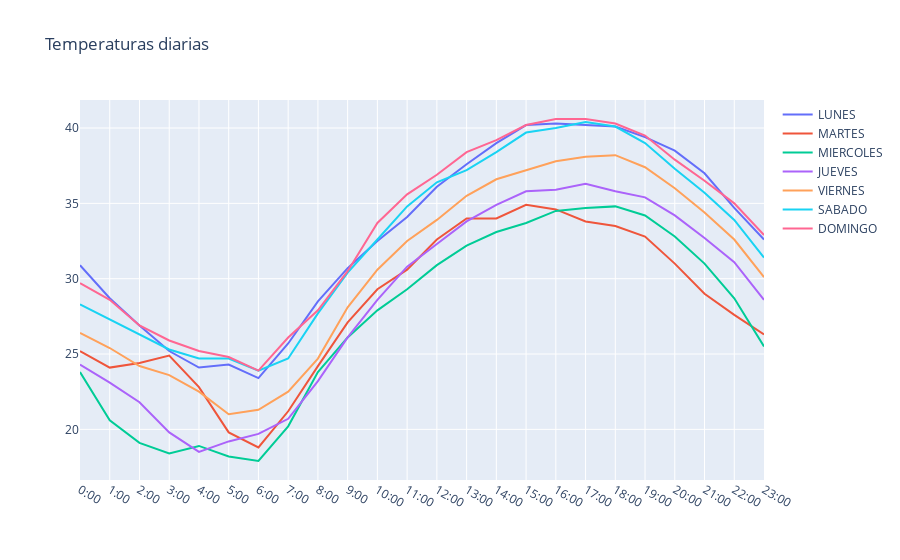

Notebook code cell kept with this figure:
### Code cell
capa = go.Layout(title='Temperaturas diarias')
figura = go.Figure(data=valores, layout=capa)
pyo.iplot(figura)

### Figure 1 — Plotly figure (JSON) as saved in the notebook; plotly's stock layout.template omitted (floating-point values rounded to 4 significant figures)
{"data": [{"mode": "lines", "name": "LUNES", "type": "scatter", "x": ["0:00", "1:00", "2:00", "3:00", "4:00", "5:00", "6:00", "7:00", "8:00", "9:00", "10:00", "11:00", "12:00", "13:00", "14:00", "15:00", "16:00", "17:00", "18:00", "19:00", "20:00", "21:00", "22:00", "23:00"], "y": [30.9, 28.7, 26.9, 25.2, 24.1, 24.3, 23.4, 25.7, 28.5, 30.7, 32.5, 34.1, 36.1, 37.6, 39, 40.2, 40.3, 40.2, 40.1, 39.4, 38.5, 37, 34.7, 32.6]}, {"mode": "lines", "name": "MARTES", "type": "scatter", "x": ["0:00", "1:00", "2:00", "3:00", "4:00", "5:00", "6:00", "7:00", "8:00", "9:00", "10:00", "11:00", "12:00", "13:00", "14:00", "15:00", "16:00", "17:00", "18:00", "19:00", "20:00", "21:00", "22:00", "23:00"], "y": [25.2, 24.1, 24.4, 24.9, 22.8, 19.8, 18.8, 21.2, 24.2, 27.1, 29.3, 30.6, 32.6, 34, 34, 34.9, 34.6, 33.8, 33.5, 32.8, 31, 29, 27.6, 26.3]}, {"mode": "lines", "name": "MIERCOLES", "type": "scatter", "x": ["0:00", "1:00", "2:00", "3:00", "4:00", "5:00", "6:00", "7:00", "8:00", "9:00", "10:00", "11:00", "12:00", "13:00", "14:00", "15:00", "16:00", "17:00", "18:00", "19:00", "20:00", "21:00", "22:00", "23:00"], "y": [23.8, 20.6, 19.1, 18.4, 18.9, 18.2, 17.9, 20.2, 23.8, 26.1, 27.9, 29.3, 30.9, 32.2, 33.1, 33.7, 34.5, 34.7, 34.8, 34.2, 32.8, 31, 28.7, 25.5]}, {"mode": "lines", "name": "JUEVES", "type": "scatter", "x": ["0:00", "1:00", "2:00", "3:00", "4:00", "5:00", "6:00", "7:00", "8:00", "9:00", "10:00", "11:00", "12:00", "13:00", "14:00", "15:00", "16:00", "17:00", "18:00", "19:00", "20:00", "21:00", "22:00", "23:00"], "y": [24.3, 23.1, 21.8, 19.8, 18.5, 19.2, 19.7, 20.7, 23.2, 26.1, 28.6, 30.8, 32.3, 33.8, 34.9, 35.8, 35.9, 36.3, 35.8, 35.4, 34.2, 32.7, 31.1, 28.6]}, {"mode": "lines", "name": "VIERNES", "type": "scatter", "x": ["0:00", "1:00", "2:00", "3:00", "4:00", "5:00", "6:00", "7:00", "8:00", "9:00", "10:00", "11:00", "12:00", "13:00", "14:00", "15:00", "16:00", "17:00", "18:00", "19:00", "20:00", "21:00", "22:00", "23:00"], "y": [26.4, 25.4, 24.2, 23.6, 22.5, 21, 21.3, 22.5, 24.7, 28.1, 30.6, 32.5, 33.9, 35.5, 36.6, 37.2, 37.8, 38.1, 38.2, 37.4, 36, 34.4, 32.6, 30.1]}, {"mode": "lines", "name": "SABADO", "type": "scatter", "x": ["0:00", "1:00", "2:00", "3:00", "4:00", "5:00", "6:00", "7:00", "8:00", "9:00", "10:00", "11:00", "12:00", "13:00", "14:00", "15:00", "16:00", "17:00", "18:00", "19:00", "20:00", "21:00", "22:00", "23:00"], "y": [28.3, 27.3, 26.3, 25.3, 24.7, 24.7, 23.9, 24.7, 27.7, 30.4, 32.6, 34.8, 36.4, 37.2, 38.4, 39.7, 40, 40.4, 40.1, 39, 37.3, 35.7, 33.9, 31.4]}, {"mode": "lines", "name": "DOMINGO", "type": "scatter", "x": ["0:00", "1:00", "2:00", "3:00", "4:00", "5:00", "6:00", "7:00", "8:00", "9:00", "10:00", "11:00", "12:00", "13:00", "14:00", "15:00", "16:00", "17:00", "18:00", "19:00", "20:00", "21:00", "22:00", "23:00"], "y": [29.7, 28.6, 26.9, 25.9, 25.2, 24.8, 23.9, 26.1, 27.9, 30.5, 33.7, 35.6, 36.9, 38.4, 39.2, 40.2, 40.6, 40.6, 40.3, 39.5, 37.9, 36.5, 35, 32.9]}], "layout": {"title": {"text": "Temperaturas diarias"}}}
